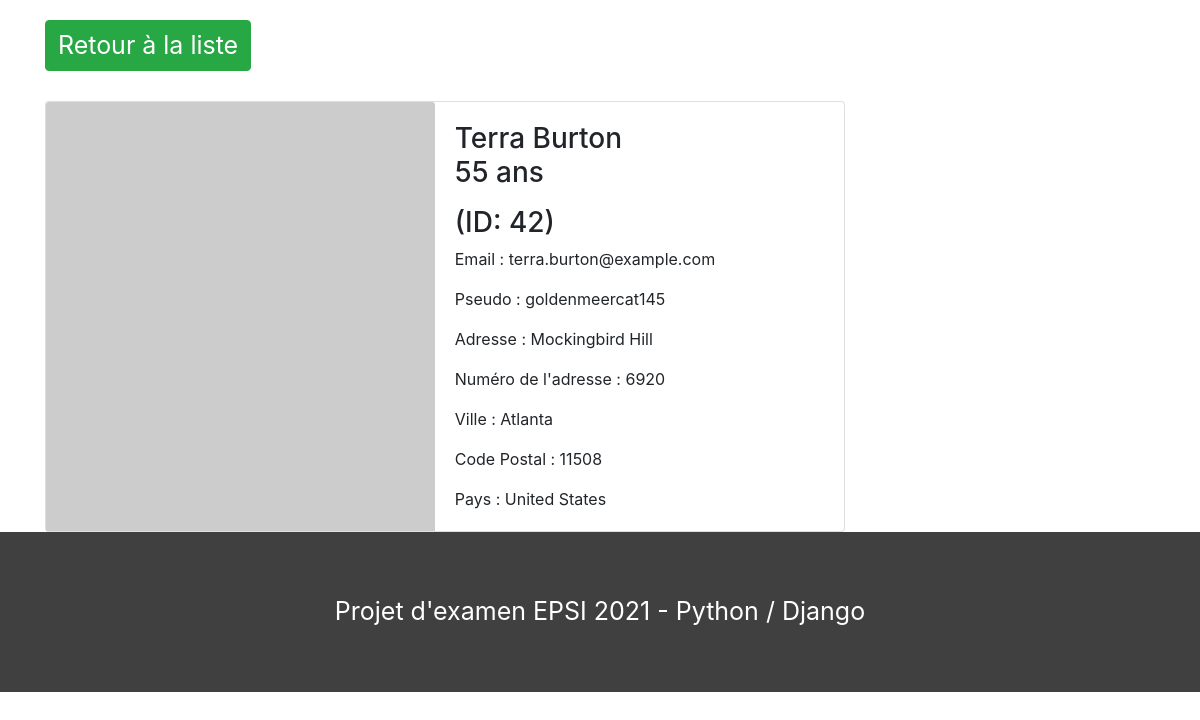
The page /persona_details/42 on the database its author committed.
### persona_app/models.py (models this page shows, shortened)
class Persona(models.Model):
    first_name= models.CharField(max_length=64)
    last_name = models.CharField(max_length=64)
    address_street = models.CharField(max_length=128)
    address_number = models.IntegerField()
    city = models.CharField(max_length=30)
    country = models.CharField(max_length=32)
    postcode = models.CharField(max_length=6)
    email= models.CharField(max_length=128)
    username = models.CharField(max_length=64)
    password = models.CharField(max_length=64)
    age= models.IntegerField()
    picture= models.CharField(max_length=4096)

### persona_app/views.py (the view)
# urls.py: path('persona_details/<int:id>', views.persona_details, name="url_persona_details"),
def persona_details(request,id):
    persona = Persona.objects.get(id=id)
    context = {
        'persona_object':persona
    }
    return render(request,'persona/persona_details.html', context)

### persona_app/templates/persona/persona_details.html (shortened to what this page needs)
{% extends 'base.html' %}  {% block content %}
<a class="btn btn-success link_list" href="{% url 'url_persona_list' %}">Retour à la liste</a>
<div class="card" style="width: 18rem">
  <img class="card-img-top" src="{{persona_object.picture}}" />
  <div class="card-body">
    <h3>
      {{ persona_object.first_name }} {{persona_object.last_name}}
      <p>{{persona_object.age}} ans</p>
      (ID: {{persona_object.id}})
    </h3>
    <p class="card-text">Email : {{persona_object.email}}</p>
    <p class="card-text">Pseudo : {{persona_object.username}}</p>
    <p class="card-text">Adresse : {{persona_object.address_street}}</p>
    <p class="card-text">
      Numéro de l'adresse : {{persona_object.address_number}}
    </p>
    <p class="card-text">Ville : {{persona_object.city}}</p>
    <p class="card-text">Code Postal : {{persona_object.postcode}}</p>
    <p class="card-text">Pays : {{persona_object.country}}</p>
  </div>
</div>
 {% endblock content %}

### persona_app/static/style.css (style rules this page uses)
body { background-color: #202124; color: #ffff; min-height: 100vh; }
.card { flex-direction: row!important; width: 50rem!important; }
.link_list { color: #ffff; font-size: 1.56rem!important; margin-top: 20px; margin-bottom: 30px; }
.card-body { width: 100%!important; }

### rows shown on the page
Persona: first_name "Terra", last_name "Burton", age "55", id "42", email "terra.burton@example.com", username "goldenmeercat145", address_street "Mockingbird Hill", address_number "6920", city "Atlanta", postcode "11508", country "United States"
